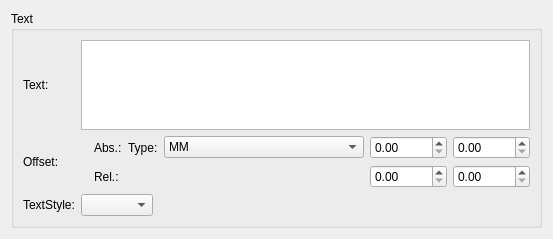
<?xml version="1.0" encoding="UTF-8"?>
<ui version="4.0">
 <class>TextBase</class>
 <widget class="QWidget" name="TextBase">
  <property name="geometry">
   <rect>
    <x>0</x>
    <y>0</y>
    <width>553</width>
    <height>239</height>
   </rect>
  </property>
  <property name="windowTitle">
   <string>Form</string>
  </property>
  <layout class="QVBoxLayout">
   <item>
    <widget class="QGroupBox" name="groupBox">
     <property name="title">
      <string comment="do not translate">Text</string>
     </property>
     <property name="flat">
      <bool>false</bool>
     </property>
     <layout class="QGridLayout" name="gridLayout_2">
      <item row="1" column="2">
       <layout class="QGridLayout" name="gridLayout">
        <item row="1" column="5">
         <widget class="QDoubleSpinBox" name="yoffset">
          <property name="maximum">
           <double>10000.000000000000000</double>
          </property>
         </widget>
        </item>
        <item row="2" column="3">
         <widget class="QDoubleSpinBox" name="rxoffset">
          <property name="maximum">
           <double>10000.000000000000000</double>
          </property>
         </widget>
        </item>
        <item row="2" column="5">
         <widget class="QDoubleSpinBox" name="ryoffset">
          <property name="maximum">
           <double>10000.000000000000000</double>
          </property>
         </widget>
        </item>
        <item row="1" column="3">
         <widget class="QDoubleSpinBox" name="xoffset">
          <property name="maximum">
           <double>10000.000000000000000</double>
          </property>
         </widget>
        </item>
        <item row="1" column="2">
         <widget class="QComboBox" name="offsetType">
          <property name="sizePolicy">
           <sizepolicy hsizetype="Expanding" vsizetype="Fixed">
            <horstretch>0</horstretch>
            <verstretch>0</verstretch>
           </sizepolicy>
          </property>
          <item>
           <property name="text">
            <string>MM</string>
           </property>
          </item>
          <item>
           <property name="text">
            <string>Space</string>
           </property>
          </item>
         </widget>
        </item>
        <item row="1" column="1">
         <widget class="QLabel" name="label_2">
          <property name="sizePolicy">
           <sizepolicy hsizetype="Maximum" vsizetype="Preferred">
            <horstretch>0</horstretch>
            <verstretch>0</verstretch>
           </sizepolicy>
          </property>
          <property name="text">
           <string>Type:</string>
          </property>
          <property name="textFormat">
           <enum>Qt::PlainText</enum>
          </property>
         </widget>
        </item>
        <item row="1" column="0">
         <widget class="QLabel" name="label_7">
          <property name="text">
           <string comment="do not translate">Abs.:</string>
          </property>
         </widget>
        </item>
        <item row="2" column="0">
         <widget class="QLabel" name="label_6">
          <property name="text">
           <string comment="do not translate">Rel.:</string>
          </property>
         </widget>
        </item>
       </layout>
      </item>
      <item row="2" column="1" colspan="2">
       <layout class="QHBoxLayout">
        <item>
         <widget class="QComboBox" name="textStyle"/>
        </item>
        <item>
         <spacer>
          <property name="orientation">
           <enum>Qt::Horizontal</enum>
          </property>
          <property name="sizeHint" stdset="0">
           <size>
            <width>301</width>
            <height>20</height>
           </size>
          </property>
         </spacer>
        </item>
       </layout>
      </item>
      <item row="0" column="0">
       <widget class="QLabel" name="label">
        <property name="sizePolicy">
         <sizepolicy hsizetype="Maximum" vsizetype="Preferred">
          <horstretch>0</horstretch>
          <verstretch>0</verstretch>
         </sizepolicy>
        </property>
        <property name="text">
         <string comment="do not translate">Text:</string>
        </property>
        <property name="textFormat">
         <enum>Qt::PlainText</enum>
        </property>
       </widget>
      </item>
      <item row="0" column="1" colspan="2">
       <widget class="QTextEdit" name="text"/>
      </item>
      <item row="1" column="0">
       <widget class="QLabel" name="label_3">
        <property name="sizePolicy">
         <sizepolicy hsizetype="Maximum" vsizetype="Preferred">
          <horstretch>0</horstretch>
          <verstretch>0</verstretch>
         </sizepolicy>
        </property>
        <property name="text">
         <string comment="do not translate">Offset:</string>
        </property>
        <property name="textFormat">
         <enum>Qt::PlainText</enum>
        </property>
       </widget>
      </item>
      <item row="2" column="0">
       <widget class="QLabel" name="label_4">
        <property name="text">
         <string comment="do not translate">TextStyle:</string>
        </property>
       </widget>
      </item>
      <item row="1" column="1">
       <widget class="QLabel" name="label_5">
        <property name="text">
         <string/>
        </property>
       </widget>
      </item>
     </layout>
     <zorder>label</zorder>
     <zorder>text</zorder>
     <zorder>label_3</zorder>
     <zorder>label_4</zorder>
     <zorder>label_5</zorder>
    </widget>
   </item>
  </layout>
 </widget>
 <resources/>
 <connections/>
</ui>
